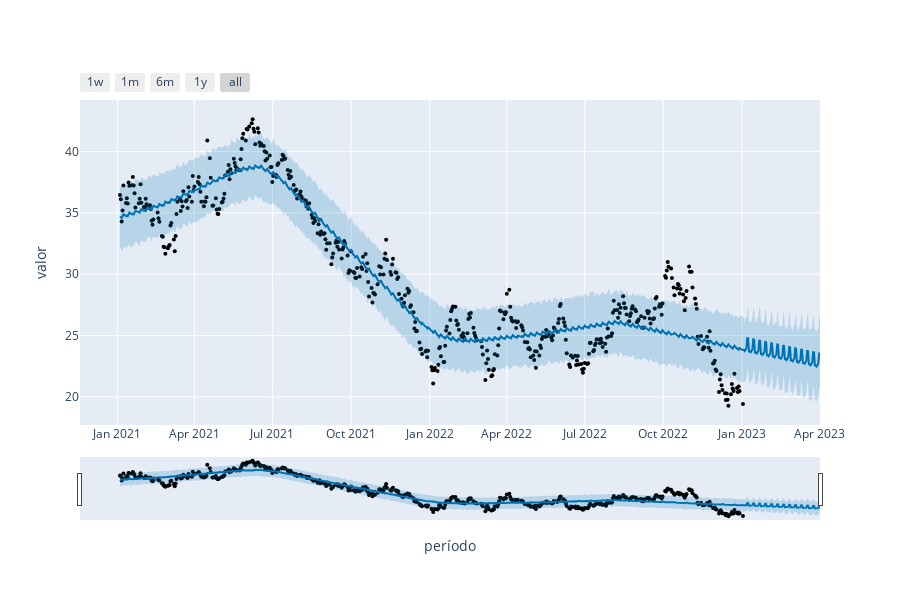

Write notebook code for a chart like this one.
### Code cell
plot_plotly(modelo, previsoes, xlabel = "período", ylabel="valor")

### Figure 1 — Plotly figure (JSON) as saved in the notebook; plotly's stock layout.template omitted (floating-point values rounded to 4 significant figures; data arrays with more than 128 entries replaced by an {"elided": "..."} marker saying what was removed)
{"data": [{"marker": {"color": "black", "size": 4}, "mode": "markers", "name": "Actual", "type": "scatter", "x": {"elided": "498 str values"}, "y": {"elided": "498 float values"}}, {"hoverinfo": "skip", "line": {"width": 0}, "mode": "lines", "type": "scatter", "x": {"elided": "588 str values"}, "y": {"elided": "588 float values"}}, {"fill": "tonexty", "fillcolor": "rgba(0, 114, 178, 0.2)", "line": {"color": "#0072B2", "width": 2}, "mode": "lines", "name": "Predicted", "type": "scatter", "x": {"elided": "588 str values"}, "y": {"elided": "588 float values"}}, {"fill": "tonexty", "fillcolor": "rgba(0, 114, 178, 0.2)", "hoverinfo": "skip", "line": {"width": 0}, "mode": "lines", "type": "scatter", "x": {"elided": "588 str values"}, "y": {"elided": "588 float values"}}], "layout": {"height": 600, "showlegend": false, "width": 900, "xaxis": {"rangeselector": {"buttons": [{"count": 7, "label": "1w", "step": "day", "stepmode": "backward"}, {"count": 1, "label": "1m", "step": "month", "stepmode": "backward"}, {"count": 6, "label": "6m", "step": "month", "stepmode": "backward"}, {"count": 1, "label": "1y", "step": "year", "stepmode": "backward"}, {"step": "all"}]}, "rangeslider": {"visible": true}, "title": {"text": "período"}, "type": "date"}, "yaxis": {"title": {"text": "valor"}}}}
